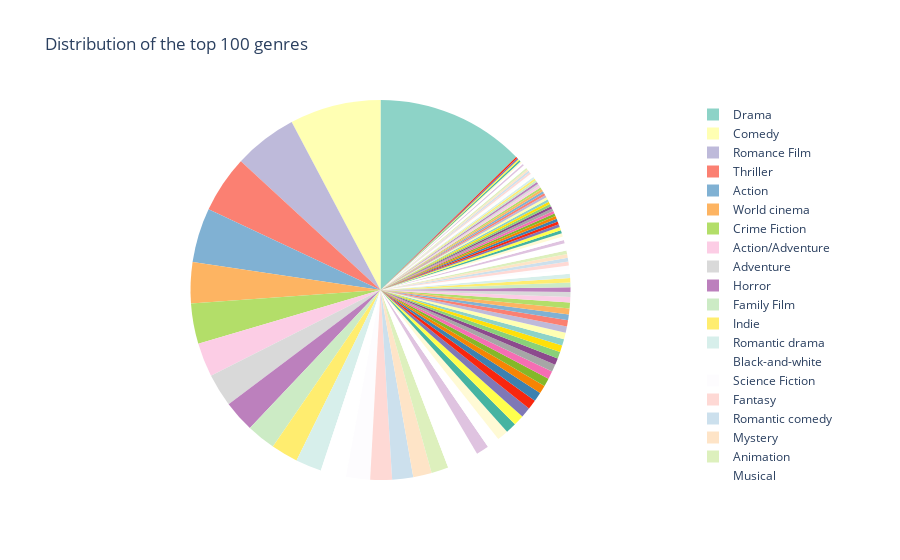

The code cell stored with this chart in its notebook:
### Code cell
# Flatten the list of genres and get unique genre counts
all_genres = [genre for genres in df_genre['Movie_genres'] for genre in genres]
unique_genre, counts_genre = np.unique(all_genres, return_counts=True)

# Get the top 100 genres by count
top_100_indices = np.argsort(counts_genre)[::-1][:100]
top_100_genres = unique_genre[top_100_indices]
top_100_counts = counts_genre[top_100_indices]

# Calculate proportions
proportions = top_100_counts / np.sum(top_100_counts)

# Create the pie chart using Plotly
fig = px.pie(
    names=top_100_genres,
    values=top_100_counts,
    title='Distribution of the top 100 genres',
    color_discrete_sequence=px.colors.qualitative.Set3,
    labels=None  # Removes percentages from the chart
)

# Add proportions as hover info
fig.update_traces(textinfo='none', hovertemplate='<b>%{label}</b><br>Count: %{value}<br>Proportion: %{customdata:.2%}', customdata=proportions)
fig.write_html("plot/dataset_presentation/distribution_top_100_genre.html")
# Show the pie chart
fig.show()

### Figure 1 — Plotly figure (JSON) as saved in the notebook; plotly's stock layout.template omitted (floating-point values rounded to 4 significant figures)
{"data": [{"customdata": [0.1266, 0.07745, 0.05398, 0.04863, 0.04632, 0.03497, 0.0344, 0.02881, 0.02801, 0.0268, 0.02482, 0.02296, 0.02202, 0.02173, 0.02041, 0.01847, 0.01786, 0.01574, 0.01458, 0.01443, 0.01245, 0.0108, 0.01078, 0.00963, 0.009092, 0.009019, 0.008628, 0.008153, 0.007854, 0.006999, 0.006907, 0.006623, 0.006247, 0.005816, 0.005731, 0.005635, 0.005617, 0.005584, 0.005293, 0.005215, 0.005049, 0.005009, 0.004972, 0.004688, 0.004168, 0.003995, 0.00384, 0.003822, 0.003722, 0.003431, 0.003372, 0.003328, 0.003236, 0.003181, 0.003129, 0.003103, 0.003007, 0.002963, 0.002948, 0.002831, 0.002761, 0.002742, 0.002569, 0.002477, 0.002451, 0.00241, 0.002318, 0.00227, 0.002256, 0.002189, 0.002149, 0.002127, 0.002068, 0.002023, 0.001979, 0.001972, 0.001961, 0.001935, 0.001872, 0.001802, 0.001799, 0.001791, 0.001762, 0.001736, 0.001714, 0.001699, 0.001662, 0.001659, 0.001566, 0.001493, 0.001489, 0.001489, 0.001482, 0.001434, 0.001426, 0.001378, 0.001375, 0.001349, 0.001294, 0.001253], "domain": {"x": [0, 1], "y": [0, 1]}, "hovertemplate": "<b>%{label}</b><br>Count: %{value}<br>Proportion: %{customdata:.2%}", "labels": ["Drama", "Comedy", "Romance Film", "Thriller", "Action", "World cinema", "Crime Fiction", "Action/Adventure", "Adventure", "Horror", "Family Film", "Indie", "Romantic drama", "Black-and-white", "Science Fiction", "Fantasy", "Romantic comedy", "Mystery", "Animation", "Musical", "Crime Thriller", "Short Film", "Comedy-drama", "Period piece", "Film adaptation", "War film", "Comedy film", "Psychological thriller", "Japanese Movies", "Children's/Family", "Western", "Black comedy", "Bollywood", "Teen", "Parody", "Chinese Movies", "Family Drama", "Coming of age", "Silent film", "Cult", "Supernatural", "LGBT", "Martial Arts Film", "Suspense", "Satire", "Sports", "Television movie", "Slasher", "Action Thrillers", "Slapstick", "Melodrama", "Political drama", "Children's", "Crime Drama", "Biographical film", "Film noir", "Biography", "Buddy film", "Spy", "Gangster Film", "Costume drama", "Anime", "Creature Film", "Ensemble Film", "Biopic [feature]", "B-movie", "Children's Fantasy", "Crime Comedy", "Art film", "Family-Oriented Adventure", "Road movie", "Detective", "Superhero movie", "Fantasy Adventure", "Historical fiction", "Fantasy Comedy", "Music", "History", "Disaster", "Comedy of manners", "Horror Comedy", "Screwball comedy", "Detective fiction", "Docudrama", "Gay Themed", "Sex comedy", "Epic", "Computer Animation", "Documentary", "Zombie Film", "Gay", "Political thriller", "Gay Interest", "Erotica", "Domestic Comedy", "Erotic thriller", "Action Comedy", "Animal Picture", "Comedy of Errors", "Musical comedy"], "legendgroup": "", "name": "", "showlegend": true, "textinfo": "none", "type": "pie", "values": [34339, 21014, 14647, 13194, 12568, 9488, 9333, 7817, 7600, 7272, 6735, 6231, 5974, 5897, 5537, 5012, 4845, 4270, 3956, 3916, 3377, 2931, 2924, 2613, 2467, 2447, 2341, 2212, 2131, 1899, 1874, 1797, 1695, 1578, 1555, 1529, 1524, 1515, 1436, 1415, 1370, 1359, 1349, 1272, 1131, 1084, 1042, 1037, 1010, 931, 915, 903, 878, 863, 849, 842, 816, 804, 800, 768, 749, 744, 697, 672, 665, 654, 629, 616, 612, 594, 583, 577, 561, 549, 537, 535, 532, 525, 508, 489, 488, 486, 478, 471, 465, 461, 451, 450, 425, 405, 404, 404, 402, 389, 387, 374, 373, 366, 351, 340]}], "layout": {"legend": {"tracegroupgap": 0}, "piecolorway": ["rgb(141,211,199)", "rgb(255,255,179)", "rgb(190,186,218)", "rgb(251,128,114)", "rgb(128,177,211)", "rgb(253,180,98)", "rgb(179,222,105)", "rgb(252,205,229)", "rgb(217,217,217)", "rgb(188,128,189)", "rgb(204,235,197)", "rgb(255,237,111)"], "title": {"text": "Distribution of the top 100 genres"}}}
